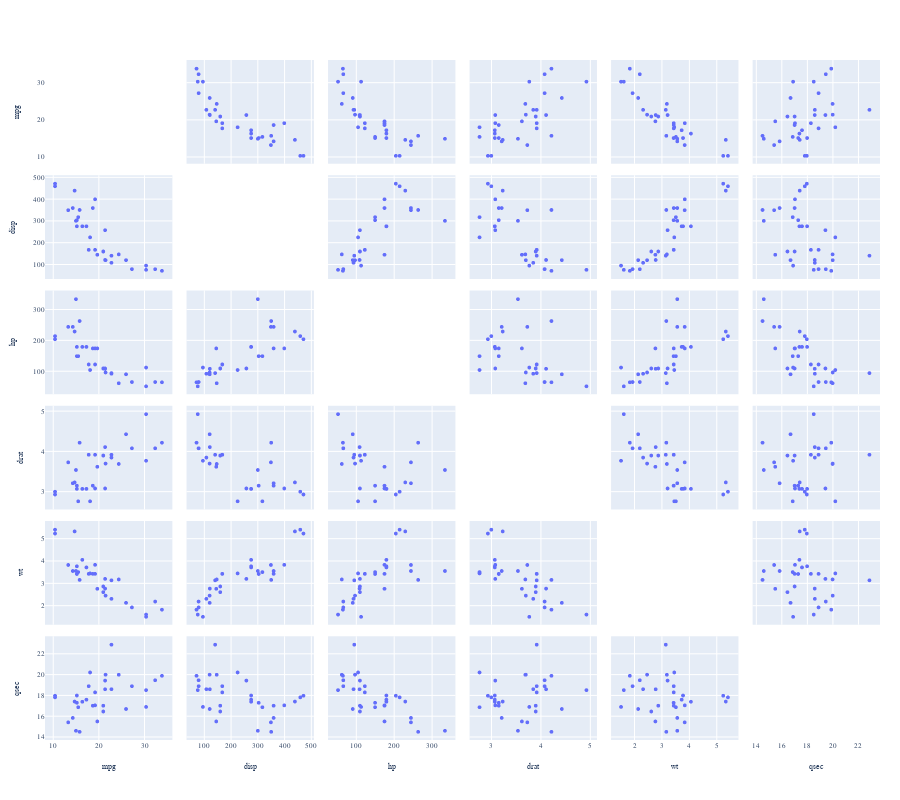

The cell this chart's notebook holds for it:
### Markdown cell above
## Pairplot for numerical columns
Building scatter plots for `continuous` columns only to `mpg`.

### Code cell
scatter_matrix_fig = px.scatter_matrix(df.select_dtypes(include=['float']),
                                       )
scatter_matrix_fig.update_layout(
    height=800,
    margin=dict(l=20, r=20, t=60, b=60),  
    #paper_bgcolor="white",  
    #plot_bgcolor="white", 
    font=dict(family="Arial", size=7),    
)

scatter_matrix_fig.update_traces(diagonal_visible=False, 
                                 marker=dict(size=4)
                                 )
# Show the plot
scatter_matrix_fig.show()

### Figure 1 — Plotly figure (JSON) as saved in the notebook; plotly's stock layout.template omitted (floating-point values rounded to 4 significant figures)
{"data": [{"diagonal": {"visible": false}, "dimensions": [{"axis": {"matches": true}, "label": "mpg", "values": [21, 21, 22.8, 21.4, 18.7, 18.1, 14.3, 24.4, 22.8, 19.2, 17.8, 16.4, 17.3, 15.2, 10.4, 10.4, 14.7, 32.4, 30.4, 33.9, 21.5, 15.5, 15.2, 13.3, 19.2, 27.3, 26, 30.4, 15.8, 19.7, 15, 21.4]}, {"axis": {"matches": true}, "label": "disp", "values": [160, 160, 108, 258, 360, 225, 360, 146.7, 140.8, 167.6, 167.6, 275.8, 275.8, 275.8, 472, 460, 440, 78.7, 75.7, 71.1, 120.1, 318, 304, 350, 400, 79, 120.3, 95.1, 351, 145, 301, 121]}, {"axis": {"matches": true}, "label": "hp", "values": [110, 110, 93, 110, 175, 105, 245, 62, 95, 123, 123, 180, 180, 180, 205, 215, 230, 66, 52, 65, 97, 150, 150, 245, 175, 66, 91, 113, 264, 175, 335, 109]}, {"axis": {"matches": true}, "label": "drat", "values": [3.9, 3.9, 3.85, 3.08, 3.15, 2.76, 3.21, 3.69, 3.92, 3.92, 3.92, 3.07, 3.07, 3.07, 2.93, 3, 3.23, 4.08, 4.93, 4.22, 3.7, 2.76, 3.15, 3.73, 3.08, 4.08, 4.43, 3.77, 4.22, 3.62, 3.54, 4.11]}, {"axis": {"matches": true}, "label": "wt", "values": [2.62, 2.875, 2.32, 3.215, 3.44, 3.46, 3.57, 3.19, 3.15, 3.44, 3.44, 4.07, 3.73, 3.78, 5.25, 5.424, 5.345, 2.2, 1.615, 1.835, 2.465, 3.52, 3.435, 3.84, 3.845, 1.935, 2.14, 1.513, 3.17, 2.77, 3.57, 2.78]}, {"axis": {"matches": true}, "label": "qsec", "values": [16.46, 17.02, 18.61, 19.44, 17.02, 20.22, 15.84, 20, 22.9, 18.3, 18.9, 17.4, 17.6, 18, 17.98, 17.82, 17.42, 19.47, 18.52, 19.9, 20.01, 16.87, 17.3, 15.41, 17.05, 18.9, 16.7, 16.9, 14.5, 15.5, 14.6, 18.6]}], "hovertemplate": "%{xaxis.title.text}=%{x}<br>%{yaxis.title.text}=%{y}<extra></extra>", "legendgroup": "", "marker": {"color": "#636efa", "size": 4, "symbol": "circle"}, "name": "", "showlegend": false, "type": "splom"}], "layout": {"dragmode": "select", "font": {"family": "Arial", "size": 7}, "height": 800, "legend": {"tracegroupgap": 0}, "margin": {"b": 60, "l": 20, "r": 20, "t": 60}}}
